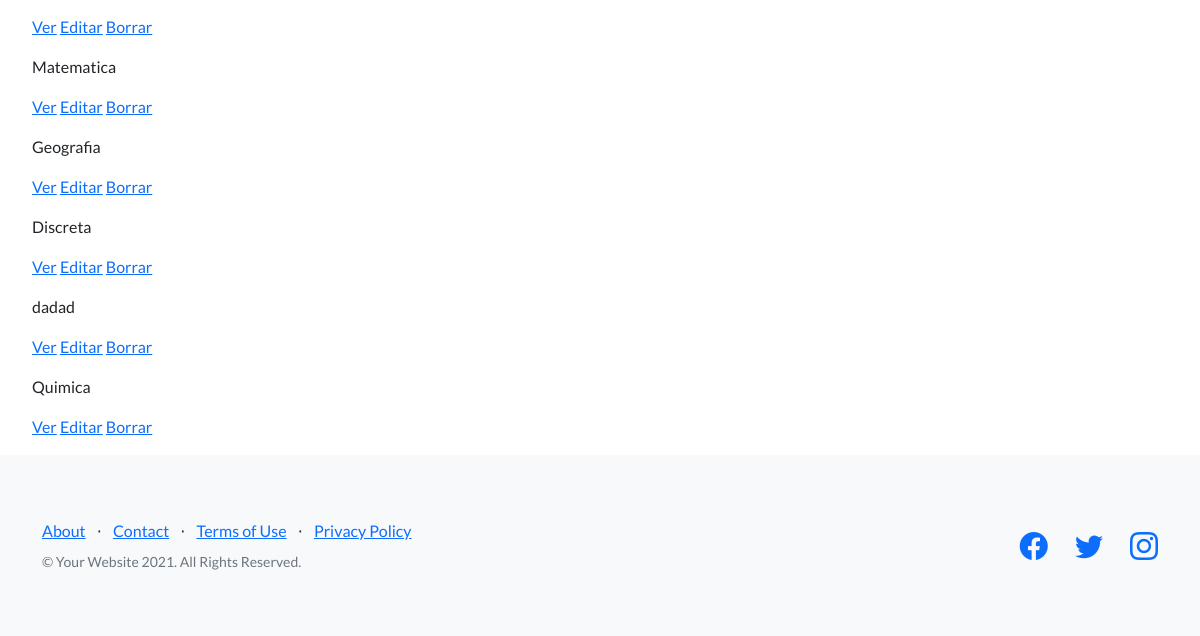
The page /AppCoder/cursos/list/ (lower part) on the database as committed earlier.
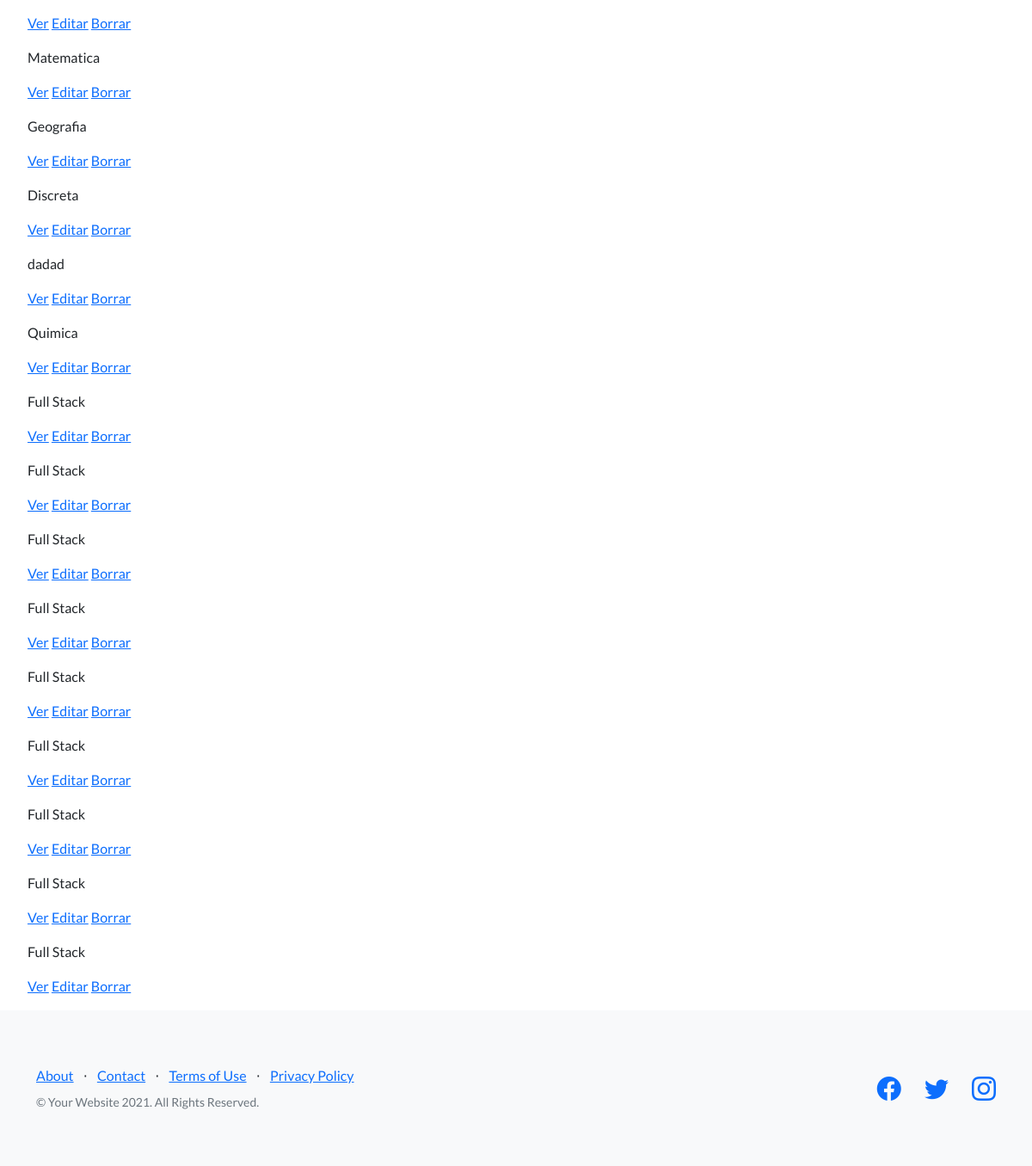
The same page on the database as committed later.
### AppCoder/models.py (models this page shows)
class Curso(models.Model):
    nombre = models.CharField(max_length=40)
    camada = models.IntegerField()
    numero_dia = models.IntegerField()

### AppCoder/views.py (the view)
# urls.py: path("cursos/list/", views.CursoList.as_view(), name='List'),
class CursoList(ListView):
    model = Curso
    template = 'AppCoder/curso_list.html'

### AppCoder/templates/AppCoder/curso_list.html
{% extends "AppCoder/padre.html" %}
{% load static %}
{% block contenidoQueCambia %}
        <ul>
            {% for curso in object_list %}
                <p>{{curso.nombre}}</p>
                <p>
                    <a href="{% url 'Detail' curso.id %}">Ver</a>
                    <a href="{% url 'Edit' curso.id %}">Editar</a>
                    <a href="{% url 'Delete' curso.id %}">Borrar</a>
                </p>
            {% endfor %}
        </ul>
{% endblock %}

### AppCoder/templates/AppCoder/padre.html (shortened to what this page needs)
<!DOCTYPE html>
<html lang="en">
  <head>
    {%load static%}
    <link
      href="https://cdn.jsdelivr.net/npm/bootstrap-icons@1.5.0/font/bootstrap-icons.css"
      rel="stylesheet"
      type="text/css"
    />
    <link href="{%static 'AppCoder/css/styles.css'%}" rel="stylesheet" />
  </head>
  <body>
    {% block contenidoQueCambia %} {% endblock %}
    <footer class="footer bg-light">
      <div class="container">
        <div class="row">
          <div class="col-lg-6 h-100 text-center text-lg-start my-auto">
            <ul class="list-inline mb-2">
              <li class="list-inline-item"><a href="#!">About</a></li>
              <li class="list-inline-item">⋅</li>
              <li class="list-inline-item"><a href="#!">Contact</a></li>
              <li class="list-inline-item">⋅</li>
              <li class="list-inline-item"><a href="#!">Terms of Use</a></li>
              <li class="list-inline-item">⋅</li>
              <li class="list-inline-item"><a href="#!">Privacy Policy</a></li>
            </ul>
            <p class="text-muted small mb-4 mb-lg-0">
              &copy; Your Website 2021. All Rights Reserved.
            </p>
          </div>
          <div class="col-lg-6 h-100 text-center text-lg-end my-auto">
            <ul class="list-inline mb-0">
              <li class="list-inline-item me-4">
                <a href="#!"><i class="bi-facebook fs-3"></i></a>
              </li>
              <li class="list-inline-item me-4">
                <a href="#!"><i class="bi-twitter fs-3"></i></a>
              </li>
              <li class="list-inline-item">
                <a href="#!"><i class="bi-instagram fs-3"></i></a>
              </li>
            </ul>
          </div>
        </div>
      </div>
    </footer>
  </body>
</html>

Rows that differ between the two databases and show on the page:
added Curso: nombre "Full Stack"
added Curso: nombre "Full Stack"
added Curso: nombre "Full Stack"
added Curso: nombre "Full Stack"
added Curso: nombre "Full Stack"
added Curso: nombre "Full Stack"
added Curso: nombre "Full Stack"
added Curso: nombre "Full Stack"
added Curso: nombre "Full Stack"
